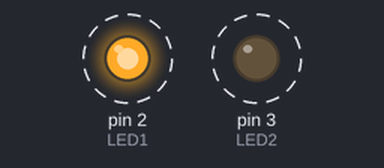
A sketch run on a simulated Arduino Uno, built with avr-gcc and run on an emulated ATmega328P. Parts: output pins drawn as LEDs (lit = HIGH). Dashed ring = blinking. What the sketch prints to the serial monitor is not drawn.

Above: at 0.12 s.
Timing chart, 0 to 3.0 s (numbered marks = the images above):
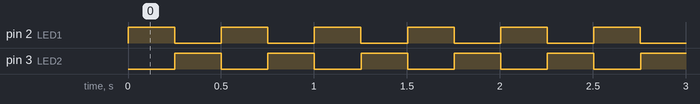

The sketch:

alternate-blink-leds.ino
```cpp
const int BAUD_RATE = 9600;

const int LED1 = 2;
const int LED2 = 3;

const int DELAY = 250;

void setup() {
  Serial.begin(BAUD_RATE);  // Initialize Serial Monitor
  pinMode(LED1, OUTPUT);    // Defining LED1 pin as OUTPUT Pin.
  pinMode(LED2, OUTPUT);    // Defining LED2 pin as OUTPUT Pin.

  Serial.println("Alternate Blink LEDs Program");
  digitalWrite(LED1, LOW);
  digitalWrite(LED2, LOW);
}

void blink_led(uint8_t pin, unsigned long on_delay) {
  Serial.println("Pin: " + String(pin) + " ON");
  digitalWrite(pin, HIGH);  // LED gets turned ON (1/HIGH/+5V)
  delay(on_delay);          // Waiting

  Serial.println("Pin: " + String(pin) + " OFF");
  digitalWrite(pin, LOW);  // LED gets OFF (0/LOW/0V/GND)
}

void loop() {
  blink_led(LED1, DELAY);
  blink_led(LED2, DELAY);
}
```

Measured:
- by itself, pin 2 (LED1), pin 3 (LED2): alternates HIGH for 0.25 s and LOW for 0.25 s
